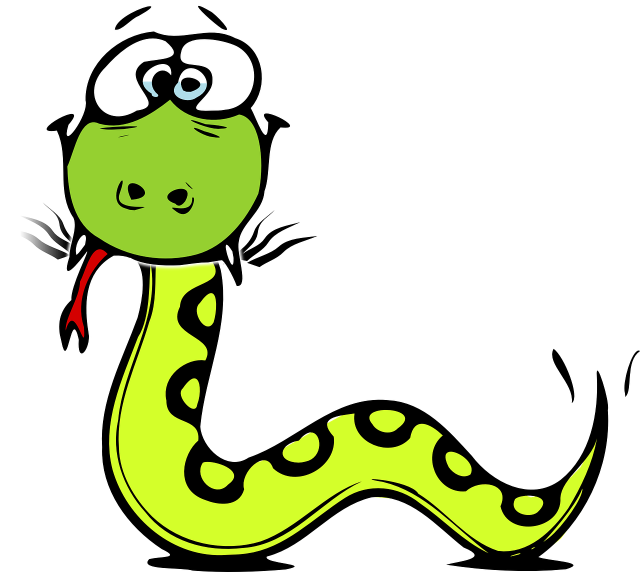
#> input picture mini-projects/split-image/python.png, 1280 x 1144 px (shown at 1/2 size)
$ jupyter execute split_image_question.ipynb
#> lines starting #> are read from the running program, lines starting #| are printed output that depends on the picture
[cell 1]
from PIL import Image

[cell 2]
img = Image.open('python.png')
#> img is the input picture: PIL image 1280x1144 RGBA; mean R, G, B, A 40.5, 48.2, 15.9, 75.6

[cell 3]
img.size
#> Out = (1280, 1144)

[cell 4]
min(img.size[0], img.size[1])
#> Out = 1144

[cell 5]
img = img.resize((1144, 1144))
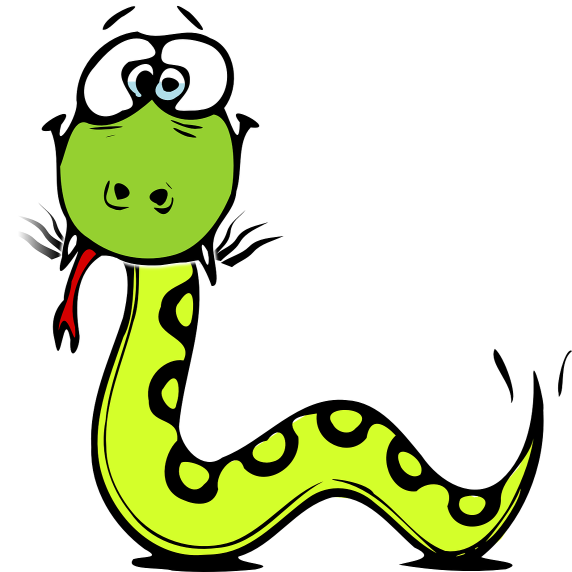
#> img: PIL image 1144x1144 RGBA (shown at 1/2 size); mean R, G, B, A 40.5, 48.2, 15.9, 75.6; transparent parts drawn white
